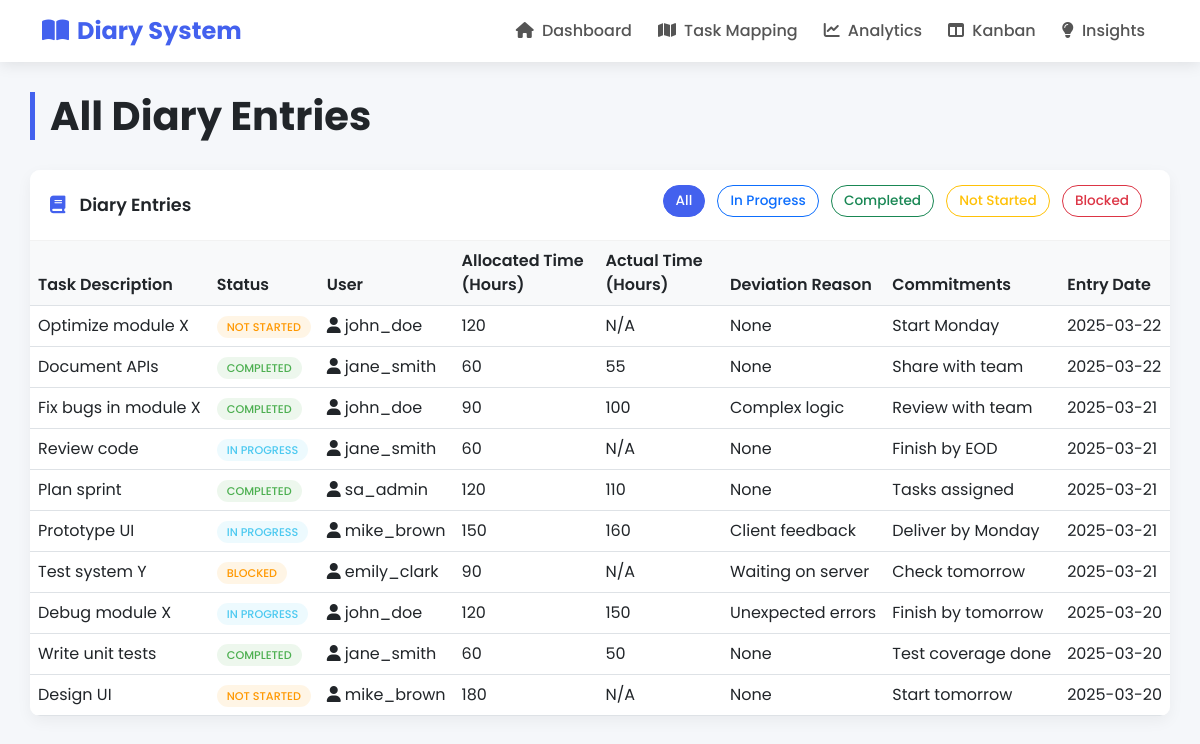
Page /diary_entries.php on the earlier database version.
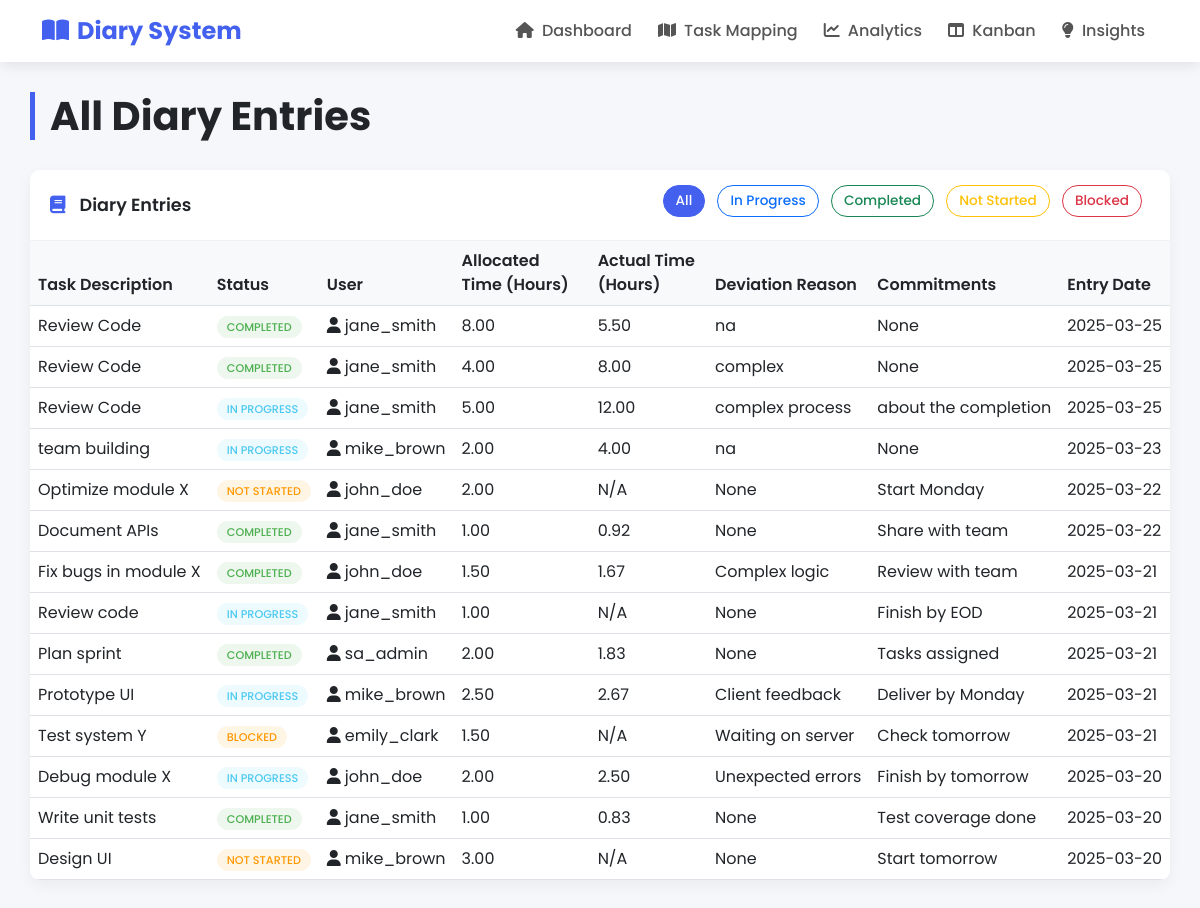
Same page on the later database version.
### tables this page shows
CREATE TABLE `workdiary` (
  `EntryID` int(11) NOT NULL,
  `UserID` int(11) NOT NULL,
  `EntryDate` date NOT NULL DEFAULT curdate(),
  `TaskDescription` varchar(500) NOT NULL,
  `TaskStatus` enum('Not Started','In Progress','Completed','Blocked') DEFAULT 'Not Started',
  `AllocatedTime` decimal(5,2) NOT NULL,
  `ActualTime` decimal(5,2) DEFAULT NULL,
  `DeviationReason` text DEFAULT NULL,
  `PersonalInsights` text DEFAULT NULL,
  `Commitments` text DEFAULT NULL,
  `GeneralObservations` text DEFAULT NULL,
  `ImprovementSuggestions` text DEFAULT NULL,
  `CreatedAt` datetime DEFAULT current_timestamp(),
  `UpdatedAt` datetime DEFAULT current_timestamp() ON UPDATE current_timestamp(),
  `IsPrivate` tinyint(1) DEFAULT 0
);

CREATE TABLE `users` (
  `UserID` int(11) NOT NULL,
  `Username` varchar(50) NOT NULL,
  `Email` varchar(100) NOT NULL,
  `Role` varchar(50) DEFAULT 'Team Member'
);

### diary_entries.php (the view, shortened to what the changed rows need)
<?php include 'config.php'; ?>
<!DOCTYPE html>
<html lang="en">
<head>
    <link href="https://cdn.jsdelivr.net/npm/bootstrap@5.3.0/dist/css/bootstrap.min.css" rel="stylesheet">
    <link rel="stylesheet" href="https://cdnjs.cloudflare.com/ajax/libs/font-awesome/6.4.0/css/all.min.css">
</head>
<body>
    <div class="container dashboard-container">
        <h1 class="page-title">All Diary Entries</h1>
        <div class="row">
            <div class="col-12">
                <div class="card">
                    <div class="card-body p-0">
                        <div class="table-responsive">
                            <table class="table table-hover">
                                <thead>
                                    <tr>
                                        <th>Task Description</th>
                                        <th>Status</th>
                                        <th>User</th>
                                        <th>Allocated Time (Hours)</th>
                                        <th>Actual Time (Hours)</th>
                                        <th>Deviation Reason</th>
                                        <th>Commitments</th>
                                        <th>Entry Date</th>
                                    </tr>
                                </thead>
                                <tbody id="diaryTable">
                                    <?php
                                    $sql = "SELECT w.TaskDescription, w.TaskStatus, u.Username,
                                            w.AllocatedTime, w.ActualTime, w.DeviationReason,
                                            w.Commitments, w.EntryDate
                                            FROM WorkDiary w
                                            JOIN Users u ON w.UserID = u.UserID ";
                                    $sql .= "ORDER BY w.EntryDate DESC";
                                    $stmt = $pdo->prepare($sql);
                                    $stmt->execute();
                                    while ($row = $stmt->fetch()) {
                                        $statusClass = "";
                                        switch (strtolower($row['TaskStatus'])) {
                                            case 'in progress':
                                                $statusClass = "status-active";
                                                break;
                                            case 'completed':
                                                $statusClass = "status-completed";
                                                break;
                                            case 'not started':
                                            case 'blocked':
                                                $statusClass = "status-pending";
                                                break;
                                        }
                                        echo "<tr>";
                                        echo "<td>{$row['TaskDescription']}</td>";
                                        echo "<td><span class='status-badge {$statusClass}'>{$row['TaskStatus']}</span></td>";
                                        echo "<td><i class='fas fa-user me-1'></i>{$row['Username']}</td>";
                                        echo "<td>" . ($row['AllocatedTime'] ?? 'N/A') . "</td>";
                                        echo "<td>" . ($row['ActualTime'] ?? 'N/A') . "</td>";
                                        echo "<td>" . ($row['DeviationReason'] ?? 'None') . "</td>";
                                        echo "<td>" . ($row['Commitments'] ?? 'None') . "</td>";
                                        echo "<td>{$row['EntryDate']}</td>";
                                        echo "</tr>";
                                    }
                                    ?>
                                </tbody>
                            </table>
                        </div>
                    </div>
                </div>
            </div>
        </div>
    </div>
</body>
</html>

Differences in the rows shown:
added workdiary: TaskDescription "Review Code", TaskStatus "COMPLETED", UserID.Username "jane_smith", AllocatedTime "8.00", ActualTime "5.50", DeviationReason "na", Commitments "None", EntryDate "2025-03-25"
added workdiary: TaskDescription "Review Code", TaskStatus "COMPLETED", UserID.Username "jane_smith", AllocatedTime "4.00", ActualTime "8.00", DeviationReason "complex", Commitments "None", EntryDate "2025-03-25"
added workdiary: TaskDescription "Review Code", TaskStatus "IN PROGRESS", UserID.Username "jane_smith", AllocatedTime "5.00", ActualTime "12.00", DeviationReason "complex process", Commitments "about the completion", EntryDate "2025-03-25"
added workdiary: TaskDescription "team building", TaskStatus "IN PROGRESS", UserID.Username "mike_brown", AllocatedTime "2.00", ActualTime "4.00", DeviationReason "na", Commitments "None", EntryDate "2025-03-23"
changed workdiary "Optimize module X": AllocatedTime "120" → "2.00"
changed workdiary "Document APIs": AllocatedTime "60" → "1.00"; ActualTime "55" → "0.92"
changed workdiary "Fix bugs in module X": AllocatedTime "90" → "1.50"; ActualTime "100" → "1.67"
changed workdiary "Review code": AllocatedTime "60" → "1.00"
changed workdiary "Plan sprint": AllocatedTime "120" → "2.00"; ActualTime "110" → "1.83"
changed workdiary "Prototype UI": AllocatedTime "150" → "2.50"; ActualTime "160" → "2.67"
changed workdiary "Test system Y": AllocatedTime "90" → "1.50"
changed workdiary "Debug module X": AllocatedTime "120" → "2.00"; ActualTime "150" → "2.50"
changed workdiary "Write unit tests": AllocatedTime "60" → "1.00"; ActualTime "50" → "0.83"
changed workdiary "Design UI": AllocatedTime "180" → "3.00"
